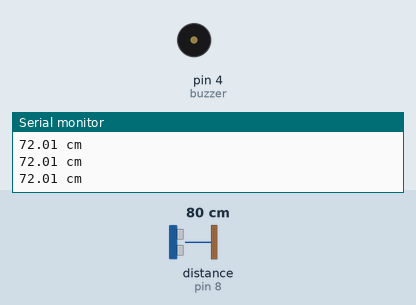
Simulated run of this sketch. Board: Arduino Uno, built with avr-gcc and run on an emulated ATmega328P. Shown: buzzer (waves = sounding, pin HIGH), the last lines printed to the serial monitor. Wiring (inferred from the names in the program): ultrasonic range finder: trigger pin 7; echo pin 8. The inputs (shaded band) are chosen by the test bench; at power-on: distance to the obstacle (sensor on pin 8) 80 cm. The echo pulse lasts 58.3 µs per cm; pins used as bus, display or sensor lines are not drawn.

Above: at 1.2 s.
1.3 s: distance to the obstacle (sensor on pin 8) set to 13 cm
2.8 s: distance to the obstacle (sensor on pin 8) set to 10 cm
At 3.2 s:
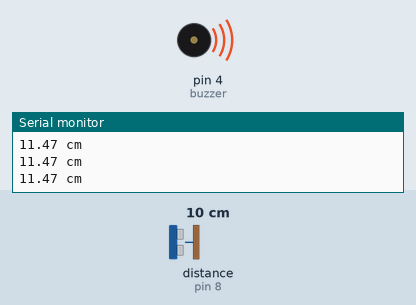
5.8 s: distance to the obstacle (sensor on pin 8) set to 7 cm
8.8 s: distance to the obstacle (sensor on pin 8) set to 4 cm
11.8 s: distance to the obstacle (sensor on pin 8) set to 18 cm
At 12.7 s:
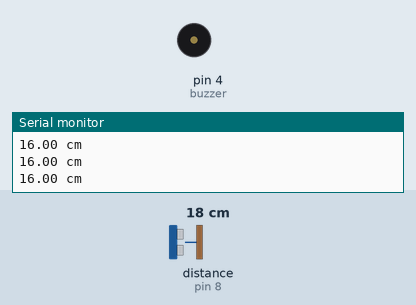
13.3 s: distance to the obstacle (sensor on pin 8) set to 9 cm
At 13.7 s:
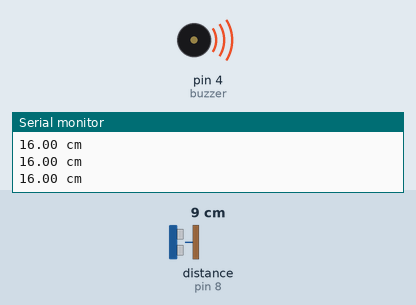
Timing chart, 0 to 17.3 s (numbered marks = the images above; inputs shaded):
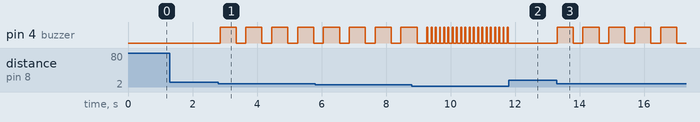

The sketch:

SONAR_v2.ino
```cpp
const int triggerPin = 7;
const int echoPin = 8;
const int buzzer = 4;

int loopDelay = 200;

void setup() {
  pinMode(triggerPin, OUTPUT);
  pinMode(echoPin, INPUT);
  pinMode(buzzer, OUTPUT);

  Serial.begin(9600);

}

void loop() {
  digitalWrite(buzzer, LOW);

  digitalWrite(triggerPin, LOW);
  delayMicroseconds(2);

  digitalWrite(triggerPin, HIGH);
  delayMicroseconds(10);
  digitalWrite(triggerPin, LOW);

  float duration = pulseIn(echoPin, HIGH);
  float distanceInCentimeters = (duration / 2) * 0.031;

  if (distanceInCentimeters >= 200 || distanceInCentimeters <= 2) {
    Serial.println("Out of range");
  } else {

    if (distanceInCentimeters < 10 && distanceInCentimeters > 5) {
      digitalWrite(buzzer, HIGH);
      delay(500);
      digitalWrite(buzzer, LOW);

      loopDelay = 300;

      Serial.println("CAUTION");
    } else if (distanceInCentimeters < 5) {
      digitalWrite(buzzer, HIGH);
      delay(30);
      digitalWrite(buzzer, LOW);

      loopDelay = 100;

      Serial.println("WARNING!");
    }else{
      loopDelay = 200;
    }

    Serial.print(distanceInCentimeters);
    Serial.println(" cm");
  }

  delay(loopDelay);

}
```

Measured:
- the behaviour switches between 12 and 11 cm on distance to the obstacle (sensor on pin 8) (found by bisection; images 0 and 1)
- after the input at 2.8 s, pin 4 (buzzer): alternates HIGH for 0.50 s and LOW for 0.30 s, starting after 0.05 s
- after the input at 11.8 s, pin 4 (buzzer): stops changing and stays LOW
- after the input at 13.3 s, pin 4 (buzzer): alternates HIGH for 0.50 s and LOW for 0.30 s, starting at once
